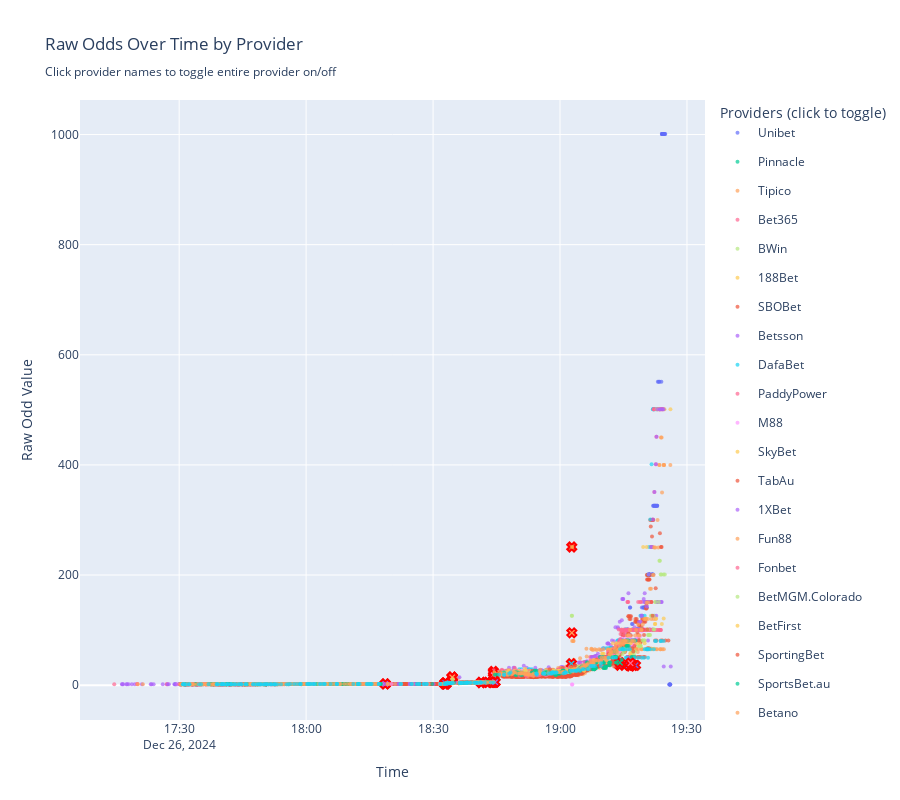

Here is the notebook cell this chart was saved with:
### Code cell
# Create scatter plot with provider-grouped legend
fig_grouped = go.Figure()

# Get unique providers
unique_providers = sorted(int(pid) for pid in df_plot['provider_id'].unique())

# Add traces for each provider (normal and outlier grouped together)
for provider_id in unique_providers:
    provider_data = df_plot[df_plot['provider_id'] == provider_id]
    provider_name = provider_data['provider_name'].iloc[0]
    color = provider_id

    # Normal data points
    normal_data = provider_data[provider_data['is_old_outlier'] == False]
    if len(normal_data) > 0:
        fig_grouped.add_trace(go.Scatter(
            x=normal_data['last_update_time'],
            y=normal_data['raw_odd'],
            mode='markers',
            name=f'{provider_name}',
            marker=dict(
                size=4,
                color=color,
                opacity=0.7,
                symbol='circle'
            ),
            hovertemplate=(
                '<b>%{text}</b><br>' +
                'Time: %{x}<br>' +
                'Raw Odd: %{y:.3f}<br>' +
                'Status: Normal<br>' +
                '<extra></extra>'
            ),
            text=[f'{provider_name} (ID: {provider_id})'] * len(normal_data),
            legendgroup=f'provider_{provider_id}',
            showlegend=True
        ))

    # Outlier data points (same legendgroup, no separate legend entry)
    outlier_data = provider_data[provider_data['is_old_outlier'] == True]
    if len(outlier_data) > 0:
        fig_grouped.add_trace(go.Scatter(
            x=outlier_data['last_update_time'],
            y=outlier_data['raw_odd'],
            mode='markers',
            name=f'{provider_name}',
            marker=dict(
                size=8,
                color=color,
                opacity=1.0,
                symbol='x',
                line=dict(width=2, color='red')
            ),
            hovertemplate=(
                '<b>%{text}</b><br>' +
                'Time: %{x}<br>' +
                'Raw Odd: %{y:.3f}<br>' +
                'Status: <b>OUTLIER</b><br>' +
                '<extra></extra>'
            ),
            text=[
                f'{provider_name} (ID: {provider_id}) - OUTLIER'] * len(outlier_data),
            legendgroup=f'provider_{provider_id}',  # Same group as normal data
            showlegend=False  # Don't show separate legend entry
        ))

# Update layout
fig_grouped.update_layout(
    title='Raw Odds Over Time by Provider<br><sub>Click provider names to toggle entire provider on/off</sub>',
    xaxis_title='Time',
    yaxis_title='Raw Odd Value',
    height=800,
    legend_title="Providers (click to toggle)",
    hovermode='closest'
)

fig_grouped.show()
